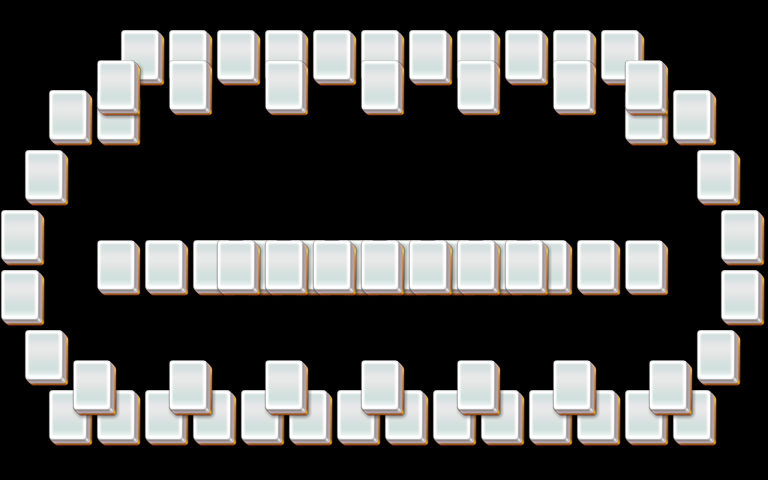

Rendered tile map (Tiled .tmx) drawn with the repository's tilesets; below, a short description and the map source with its tile grids summarised:
An orthogonal 32x16 tile map with 24x30 px tiles, 4 tile layers (layer1, layer2, layer3, layer4).

<map version="1.0" orientation="orthogonal" width="32" height="16" tilewidth="24" tileheight="30">
 <properties>
  <property name="species" value="15" />
 </properties>
 <tileset firstgid="1" name="mahjong" tilewidth="48" tileheight="60">
  <image source="mahjong.png" />
 </tileset>
 <layer name="layer1" width="32" height="16">
  <data>[512 cells, 49 non-empty, 1 distinct tile ids]</data>
 </layer>
 <layer name="layer2" width="32" height="16">
  <data>[512 cells, 47 non-empty, 1 distinct tile ids]</data>
 </layer>
 <layer name="layer3" width="32" height="16">
  <data>[512 cells, 44 non-empty, 1 distinct tile ids]</data>
 </layer>
 <layer name="layer4" width="32" height="16">
  <data>[512 cells, 14 non-empty, 1 distinct tile ids]</data>
 </layer>
</map>
